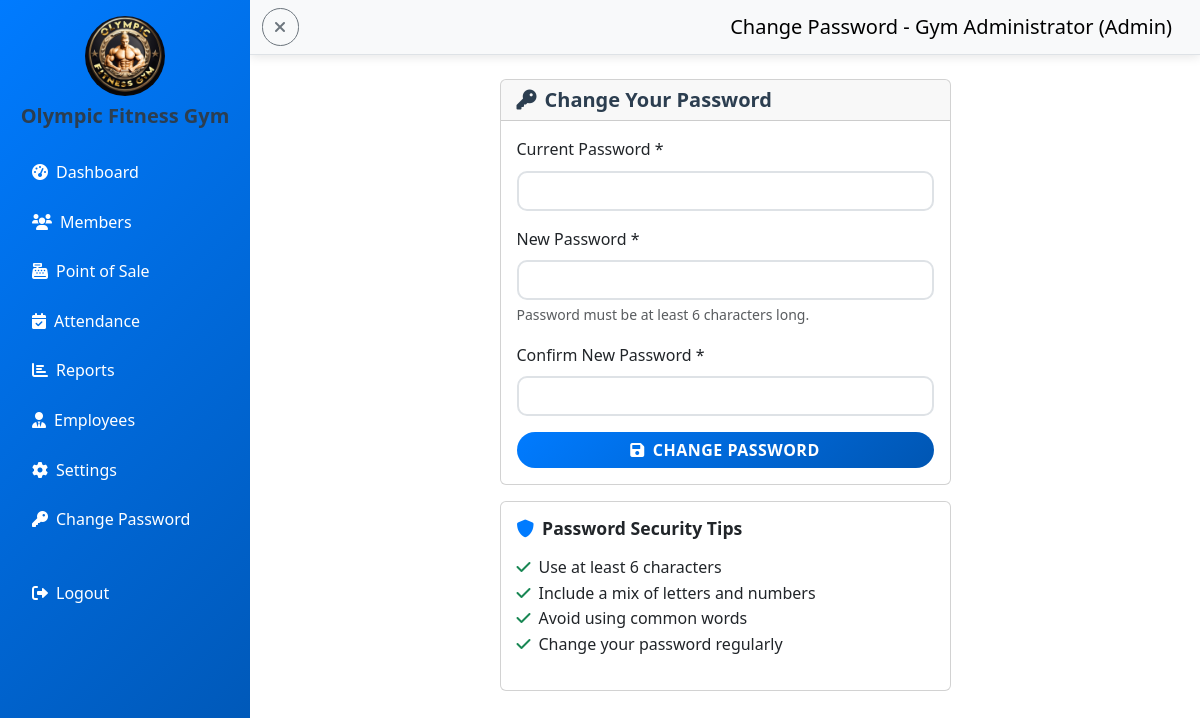
The page /change_password.php (signed in) on the database its author committed.
### tables this page shows
CREATE TABLE `gym_settings` (
  `id` int(11) NOT NULL AUTO_INCREMENT,
  `gym_name` varchar(255) NOT NULL DEFAULT 'Gym Management System',
  `logo_path` varchar(255) NOT NULL DEFAULT 'gym logo.jpg',
  `background_path` varchar(255) NOT NULL DEFAULT 'gym background.jpg',
  `updated_at` timestamp NOT NULL DEFAULT current_timestamp() ON UPDATE current_timestamp(),
  `sidebar_theme` varchar(50) NOT NULL DEFAULT 'primary',
  `student_discount_enabled` tinyint(1) DEFAULT 1,
  `per_session_fee` decimal(10,2) DEFAULT 50.00,
  `half_month_fee` decimal(10,2) DEFAULT 300.00,
  `one_month_fee` decimal(10,2) DEFAULT 500.00,
  `two_months_fee` decimal(10,2) DEFAULT 900.00,
  `three_months_fee` decimal(10,2) DEFAULT 1300.00,
  `four_months_fee` decimal(10,2) DEFAULT 1700.00,
  `five_months_fee` decimal(10,2) DEFAULT 2100.00,
  `six_months_fee` decimal(10,2) DEFAULT 2500.00,
  `seven_months_fee` decimal(10,2) DEFAULT 2900.00,
  `eight_months_fee` decimal(10,2) DEFAULT 3300.00,
  `nine_months_fee` decimal(10,2) DEFAULT 3700.00,
  `ten_months_fee` decimal(10,2) DEFAULT 4100.00,
  `eleven_months_fee` decimal(10,2) DEFAULT 4500.00,
  `one_year_fee` decimal(10,2) DEFAULT 5000.00,
  `two_years_fee` decimal(10,2) DEFAULT 9000.00,
  `three_years_fee` decimal(10,2) DEFAULT 13000.00,
  PRIMARY KEY (`id`)
);

### change_password.php (the view, shortened to what this page needs)
<?php
include "config/db.php";
$user = $_SESSION['user'];
$settings = $conn->query("SELECT * FROM gym_settings WHERE id = 1")->fetch_assoc();
?>
<!DOCTYPE html>
<html lang="en">
<head>
    <link href="https://cdn.jsdelivr.net/npm/bootstrap@5.3.0/dist/css/bootstrap.min.css" rel="stylesheet">
    <link href="https://cdnjs.cloudflare.com/ajax/libs/font-awesome/6.0.0/css/all.min.css" rel="stylesheet">
    <link href="assets/style.css" rel="stylesheet">
</head>
<body>
    <div class="d-flex">
        <nav id="sidebar" class="bg-<?php echo htmlspecialchars($settings['sidebar_theme']); ?> <?php echo ($settings['sidebar_theme'] == 'light') ? 'text-dark' : 'text-white'; ?> vh-100" style="width: 250px;">
            <div class="p-3">
                <div class="text-center mb-4">
                    <img src="<?php echo htmlspecialchars($settings['logo_path']); ?>" alt="Gym Logo" class="rounded-circle mb-2" style="width: 80px; height: 80px;">
                    <h5 class="fw-bold"><?php echo htmlspecialchars($settings['gym_name']); ?></h5>
                </div>
                <ul class="nav flex-column">
                    <?php if ($user['role'] === 'admin'): ?>
                    <li class="nav-item mb-2">
                        <a class="nav-link <?php echo ($settings['sidebar_theme'] == 'light') ? 'text-dark' : 'text-white'; ?>" href="admin/dashboard.php">
                            <i class="fas fa-tachometer-alt me-2"></i>Dashboard
                        </a>
                    </li>
                    <li class="nav-item mb-2">
                        <a class="nav-link <?php echo ($settings['sidebar_theme'] == 'light') ? 'text-dark' : 'text-white'; ?>" href="admin/members.php">
                            <i class="fas fa-users me-2"></i>Members
                        </a>
                    </li>
                    <li class="nav-item mb-2">
                        <a class="nav-link <?php echo ($settings['sidebar_theme'] == 'light') ? 'text-dark' : 'text-white'; ?>" href="admin/pos.php">
                            <i class="fas fa-cash-register me-2"></i>Point of Sale
                        </a>
                    </li>
                    <li class="nav-item mb-2">
                        <a class="nav-link <?php echo ($settings['sidebar_theme'] == 'light') ? 'text-dark' : 'text-white'; ?>" href="admin/attendance.php">
                            <i class="fas fa-calendar-check me-2"></i>Attendance
                        </a>
                    </li>
                    <li class="nav-item mb-2">
                        <a class="nav-link <?php echo ($settings['sidebar_theme'] == 'light') ? 'text-dark' : 'text-white'; ?>" href="admin/reports.php">
                            <i class="fas fa-chart-bar me-2"></i>Reports
                        </a>
                    </li>
                    <li class="nav-item mb-2">
                        <a class="nav-link <?php echo ($settings['sidebar_theme'] == 'light') ? 'text-dark' : 'text-white'; ?>" href="admin/employees.php">
                            <i class="fas fa-user-tie me-2"></i>Employees
                        </a>
                    </li>
                    <li class="nav-item mb-2">
                        <a class="nav-link <?php echo ($settings['sidebar_theme'] == 'light') ? 'text-dark' : 'text-white'; ?>" href="admin/settings.php">
                            <i class="fas fa-cog me-2"></i>Settings
                        </a>
                    </li>
                    <?php endif; ?>
                    <li class="nav-item mb-2">
                        <a class="nav-link <?php echo ($settings['sidebar_theme'] == 'light') ? 'text-dark' : 'text-white'; ?> active" href="change_password.php">
                            <i class="fas fa-key me-2"></i>Change Password
                        </a>
                    </li>
                    <li class="nav-item mt-4">
                        <a class="nav-link <?php echo ($settings['sidebar_theme'] == 'light') ? 'text-dark' : 'text-white'; ?>" href="logout.php">
                            <i class="fas fa-sign-out-alt me-2"></i>Logout
                        </a>
                    </li>
                </ul>
            </div>
        </nav>
        <div class="flex-grow-1">
            <nav class="navbar navbar-light bg-light border-bottom">
                <div class="container-fluid">
                    <button class="btn btn-outline-secondary me-3" id="sidebarToggle">
                        <i class="fas fa-bars"></i>
                    </button>
                    <span class="navbar-brand mb-0 h1">Change Password - <?php echo htmlspecialchars($user['fullname']); ?> (<?php echo ucfirst($user['role']); ?>)</span>
                </div>
            </nav>
            <div class="container-fluid mt-4">
                <div class="row justify-content-center">
                    <div class="col-md-6">
                        <div class="card">
                            <div class="card-header">
                                <h5 class="mb-0"><i class="fas fa-key me-2"></i>Change Your Password</h5>
                            </div>
                            <div class="card-body">
                                <form method="POST">
                                    <div class="mb-3">
                                        <label for="current_password" class="form-label">Current Password *</label>
                                        <input type="password" class="form-control" id="current_password" name="current_password" required>
                                    </div>
                                    <div class="mb-3">
                                        <label for="new_password" class="form-label">New Password *</label>
                                        <input type="password" class="form-control" id="new_password" name="new_password" required minlength="6">
                                        <div class="form-text">Password must be at least 6 characters long.</div>
                                    </div>
                                    <div class="mb-3">
                                        <label for="confirm_password" class="form-label">Confirm New Password *</label>
                                        <input type="password" class="form-control" id="confirm_password" name="confirm_password" required minlength="6">
                                    </div>
                                    <div class="d-grid gap-2">
                                        <button type="submit" name="change_password" class="btn btn-primary">
                                            <i class="fas fa-save me-2"></i>Change Password
                                        </button>
                                    </div>
                                </form>
                            </div>
                        </div>
                        <div class="card mt-3">
                            <div class="card-body">
                                <h6 class="card-title"><i class="fas fa-shield-alt me-2"></i>Password Security Tips</h6>
                                <ul class="list-unstyled">
                                    <li><i class="fas fa-check text-success me-2"></i>Use at least 6 characters</li>
                                    <li><i class="fas fa-check text-success me-2"></i>Include a mix of letters and numbers</li>
                                    <li><i class="fas fa-check text-success me-2"></i>Avoid using common words</li>
                                    <li><i class="fas fa-check text-success me-2"></i>Change your password regularly</li>
                                </ul>
                            </div>
                        </div>
                    </div>
                </div>
            </div>
        </div>
    </div>
</body>
</html>

### assets/style.css (style rules this page uses)
.btn { transition: all 0.3s ease; border-radius: 25px; font-weight: 600; text-transform: uppercase; letter-spacing: 0.5px; position: relative; overflow: hidden; }
.btn::before { content: ''; position: absolute; top: 0; left: -100%; width: 100%; height: 100%; background: linear-gradient(90deg, transparent, rgba(255, 255, 255, 0.2), transparent); transition: left 0.5s; }
.btn-primary { background: linear-gradient(135deg, #007bff, #0056b3); border: none; }
.form-control, .form-select { transition: all 0.3s ease; border-radius: 10px; border: 2px solid #dee2e6; }
.bg-primary { background: linear-gradient(135deg, #007bff, #0056b3) !important; }
body { animation: pageLoad 0.5s ease-out; }
.navbar { box-shadow: 0 2px 10px rgba(0, 0, 0, 0.1); }
.card-title i { color: #007bff; transition: all 0.3s ease; }
body { font-family: 'Segoe UI', Tahoma, Geneva, Verdana, sans-serif; line-height: 1.6; }
h1, h2, h3, h4, h5, h6 { font-weight: 700; color: #2c3e50; }
.card-title { font-size: 1.1rem; margin-bottom: 1rem; }
#sidebar { position: fixed; top: 0; left: 0; height: 100vh; width: 250px !important; transition: width 0.3s ease, transform 0.3s ease; z-index: 100; }
.flex-grow-1 { margin-left: 250px; transition: margin-left 0.3s ease; }

### rows shown on the page
gym_settings: logo_path (picture), gym_name "Olympic Fitness Gym"

### other values the page prints
$user['fullname'] "Gym Administrator"
$user['role'] "Admin"
